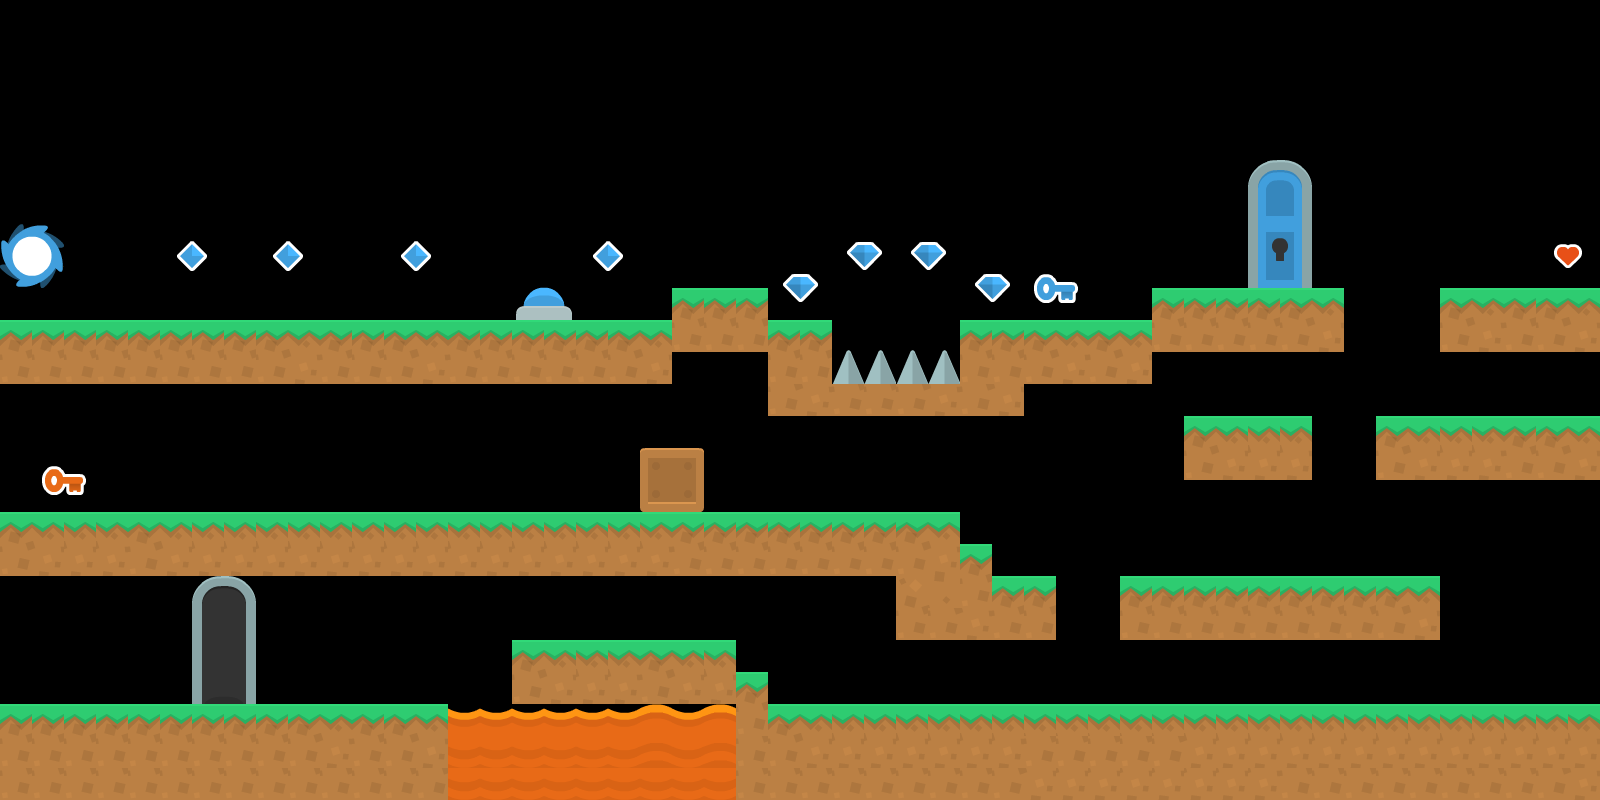

This is a level from a 2D game, rendered from its Tiled map with the project's own tilesets. A one-line summary and the complete map file follow:
An orthogonal 50x25 tile map with 32x32 px tiles, 1 tile layer (Capa de Patrones 1).

<map version="1.2" tiledversion="1.2.0" orientation="orthogonal" renderorder="right-down" width="50" height="25" tilewidth="32" tileheight="32" infinite="0" nextlayerid="2" nextobjectid="1">
 <tileset firstgid="1" source="platformPack_tilesheet.tsx" />
 <layer id="1" name="Capa de Patrones 1" width="50" height="25">
  <data encoding="csv">
0,0,0,0,0,0,0,0,0,0,0,0,0,0,0,0,0,0,0,0,0,0,0,0,0,0,0,0,0,0,0,0,0,0,0,0,0,0,0,0,0,0,0,0,0,0,0,0,0,0,
0,0,0,0,0,0,0,0,0,0,0,0,0,0,0,0,0,0,0,0,0,0,0,0,0,0,0,0,0,0,0,0,0,0,0,0,0,0,0,0,0,0,0,0,0,0,0,0,0,0,
0,0,0,0,0,0,0,0,0,0,0,0,0,0,0,0,0,0,0,0,0,0,0,0,0,0,0,0,0,0,0,0,0,0,0,0,0,0,0,0,0,0,0,0,0,0,0,0,0,0,
0,0,0,0,0,0,0,0,0,0,0,0,0,0,0,0,0,0,0,0,0,0,0,0,0,0,0,0,0,0,0,0,0,0,0,0,0,0,0,0,0,0,0,0,0,0,0,0,0,0,
0,0,0,0,0,0,0,0,0,0,0,0,0,0,0,0,0,0,0,0,0,0,0,0,0,0,0,0,0,0,0,0,0,0,0,0,0,0,0,0,0,0,0,0,0,0,0,0,0,0,
0,0,0,0,0,0,0,0,0,0,0,0,0,0,0,0,0,0,0,0,0,0,0,0,0,0,0,0,0,0,0,0,0,0,0,0,0,251,251,293,294,0,0,0,0,0,0,0,0,0,
0,0,0,0,0,0,0,0,0,0,0,0,0,0,0,0,0,0,0,0,0,0,0,0,0,0,0,0,0,0,0,0,0,0,0,0,0,251,251,321,322,0,0,0,0,0,0,0,0,0,
21,22,0,0,0,127,128,0,127,128,0,0,127,128,0,0,0,0,127,128,0,0,0,0,0,337,183,184,183,184,0,0,0,0,0,0,0,251,251,349,350,0,0,0,0,0,0,0,247,248,
49,50,0,0,0,155,156,0,155,156,0,0,155,156,0,0,301,302,155,156,0,0,0,0,183,184,211,212,211,212,183,184,239,240,0,0,0,251,251,377,378,0,0,0,0,0,0,0,275,276,
0,0,0,0,0,0,0,0,0,0,0,0,0,0,0,0,329,330,0,0,0,1,1,1,211,212,0,337,337,0,211,212,267,268,0,0,1,1,1,1,1,2,0,0,0,1,2,1,1,2,
1,1,1,1,1,1,1,1,1,2,1,1,1,2,1,1,1,1,1,1,2,29,29,29,1,1,281,282,281,282,1,1,1,2,1,2,29,29,29,29,29,30,0,0,0,29,30,29,29,30,
29,29,29,29,29,29,29,29,29,30,29,29,29,30,29,29,29,29,29,29,30,0,0,0,29,29,309,310,309,310,29,29,29,30,29,30,0,0,0,0,0,0,0,0,0,0,0,0,0,0,
0,0,0,0,0,0,0,0,0,0,0,0,0,0,0,0,0,0,0,0,0,0,0,0,29,30,29,29,29,30,29,30,0,0,0,0,0,0,0,0,0,0,0,0,0,0,0,0,0,0,
0,0,0,0,0,0,0,0,0,0,0,0,0,0,0,0,0,0,0,0,339,339,339,0,0,0,0,0,0,0,0,0,0,0,0,0,0,1,2,2,2,0,0,1,2,2,2,1,1,2,
0,245,246,0,0,0,0,0,0,0,0,0,0,0,0,0,0,0,0,0,289,290,339,0,339,339,0,0,0,0,0,0,0,0,0,0,0,29,30,30,30,0,0,29,30,30,30,29,29,30,
0,273,274,0,0,0,0,0,0,0,0,0,0,0,0,0,0,0,0,0,317,318,0,0,339,339,0,0,0,0,0,0,0,0,0,0,0,0,0,0,0,0,0,0,0,0,0,0,0,0,
1,2,2,2,1,2,2,2,2,2,2,2,2,2,2,2,2,2,2,2,2,1,1,1,1,1,1,1,1,2,0,0,0,0,0,0,0,0,0,0,0,0,0,0,0,0,0,0,0,0,
29,30,30,30,29,30,30,30,30,30,30,30,30,30,30,30,30,30,30,30,30,29,29,29,29,29,29,29,29,30,1,0,0,0,0,0,0,0,0,0,0,0,0,0,0,0,0,0,0,0,
0,0,0,0,0,0,291,292,0,0,0,0,0,0,0,0,0,0,0,0,0,0,0,0,0,0,0,0,7,8,29,1,1,340,368,1,1,1,1,1,1,1,1,1,2,0,0,0,0,0,
0,0,0,0,0,0,319,320,0,0,0,0,0,0,0,0,0,0,0,0,0,0,0,0,0,0,0,0,29,29,30,29,29,340,368,29,29,29,29,29,29,29,29,29,30,0,0,0,0,0,
0,0,0,0,0,0,347,348,0,0,0,0,0,0,0,0,1,2,2,2,1,2,2,0,0,0,0,0,0,0,0,0,0,0,0,0,0,0,0,0,0,0,0,0,0,0,0,0,0,0,
0,0,0,0,0,0,375,376,0,0,0,0,0,0,0,0,29,30,30,30,29,30,30,1,0,0,0,0,0,0,0,0,0,0,0,0,0,0,0,0,0,0,0,0,0,0,0,0,0,0,
1,1,1,1,1,1,1,1,1,1,2,1,1,2,11,11,11,11,11,11,12,11,12,29,1,2,2,2,2,2,2,2,2,2,2,2,2,2,2,2,2,2,2,2,2,2,2,2,2,2,
29,29,29,29,29,29,29,29,29,29,30,29,29,30,39,39,39,39,39,39,40,39,40,29,29,30,30,30,30,30,30,30,29,29,29,29,29,30,30,30,30,30,30,30,30,30,30,30,30,30,
35,35,35,35,35,35,35,35,35,35,35,35,35,35,39,39,39,39,39,39,39,39,39,29,29,29,29,29,29,29,29,29,30,30,30,30,30,30,30,30,29,29,29,29,29,29,29,29,29,30
</data>
 </layer>
</map>
